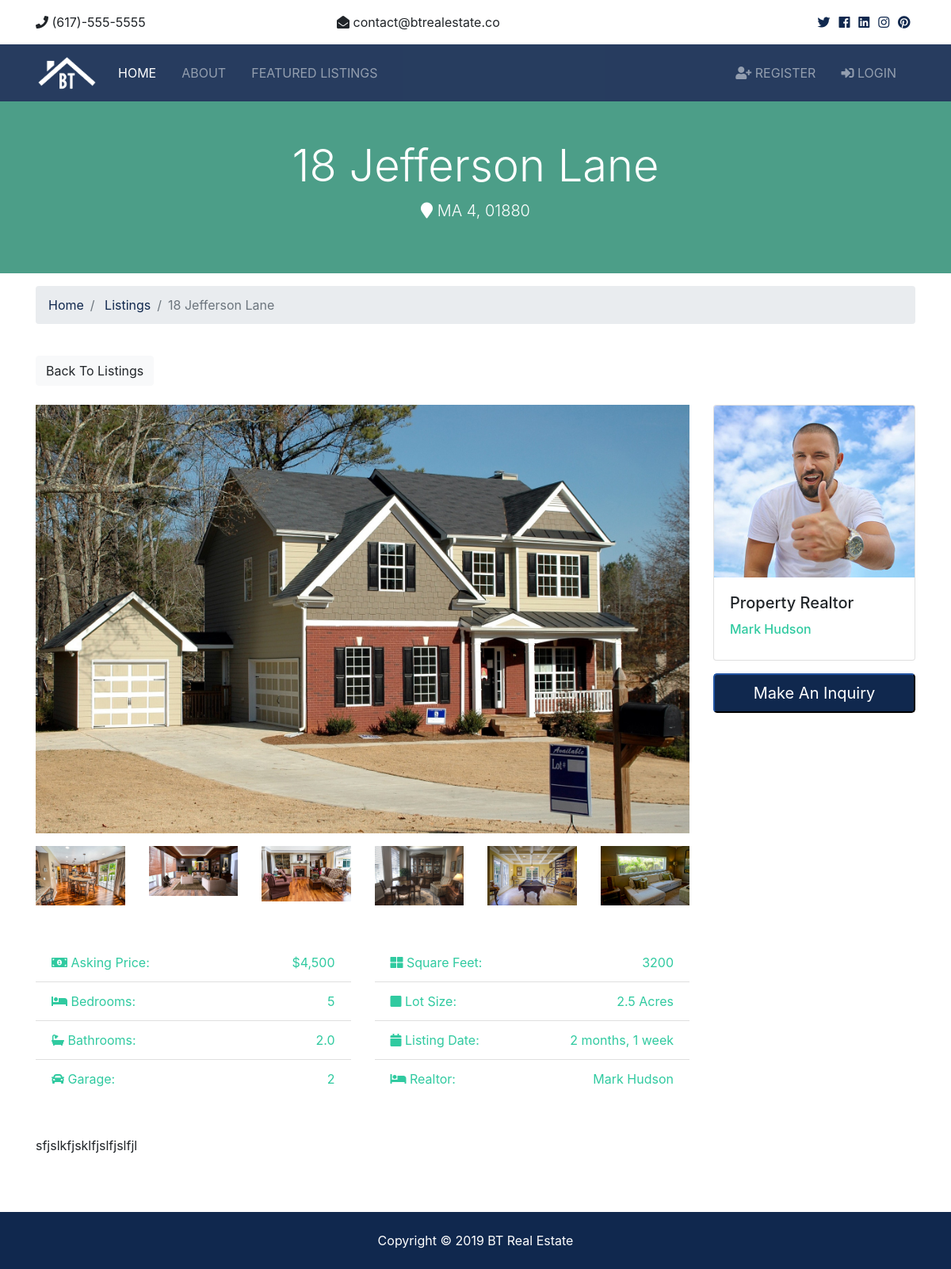
The app's page /listings/2 with its own data.
### listings/models.py (models this page shows, shortened)
class Listing(models.Model):
    realtor = models.ForeignKey(Realtor, on_delete=models.DO_NOTHING)
    title = models.CharField(max_length=200)
    address = models.CharField(max_length=200)
    city = models.CharField(max_length=100)
    state = models.CharField(max_length=100)
    zipcode = models.CharField(max_length=20)
    description = models.TextField(blank=True)
    price = models.IntegerField()
    bedrooms = models.IntegerField()
    bathrooms = models.DecimalField(max_digits=2, decimal_places=1)
    garage = models.IntegerField(default=0)
    sqft = models.IntegerField()
    lot_size = models.DecimalField(max_digits=5, decimal_places=1)
    photo_main = models.ImageField(upload_to='photos/%Y/%m/%d/')
    photo_1 = models.ImageField(upload_to='photos/%Y/%m/%d/', blank=True)
    photo_2 = models.ImageField(upload_to='photos/%Y/%m/%d/', blank=True)
    photo_3 = models.ImageField(upload_to='photos/%Y/%m/%d/', blank=True)
    photo_4 = models.ImageField(upload_to='photos/%Y/%m/%d/', blank=True)
    photo_5 = models.ImageField(upload_to='photos/%Y/%m/%d/', blank=True)
    photo_6 = models.ImageField(upload_to='photos/%Y/%m/%d/', blank=True)
    is_published = models.BooleanField(default=True)
    list_date = models.DateTimeField(default=datetime.now, blank=True)

### realtors/models.py (models this page shows)
class Realtor(models.Model):
    name = models.CharField(max_length=200)
    photo = models.ImageField(upload_to='photos/%Y/%m/%d/')
    description = models.TextField(blank=True)
    phone = models.CharField(max_length=20)
    email = models.CharField(max_length=50)
    is_mvp = models.BooleanField(default=False)
    hire_date = models.DateTimeField(default=datetime.now, blank=True)
    def __str__(self):
        return self.name

### listings/views.py (the view)
# urls.py: path('<listing_id>', views.listing, name='listing'),
def listing(request, listing_id):
    listing = get_object_or_404(Listing, pk=listing_id)
    context = {
        'listing': listing
    }
    return render(request, 'listings/listing.html', context)

### templates/listings/listing.html (shortened to what this page needs)
{% extends 'base.html' %}
{% load humanize %}
{% load static %}
{% block content %}
<section id="showcase-inner" class="py-5 text-white">
    <div class="container">
        <div class="row text-center">
            <div class="col-md-12">
                <h1 class="display-4">{{listing.title}}</h1>
                <p class="lead">
                    <i class="fas fa-map-marker"></i> {{ listing.city }} {{ listing.state }}, {{ listing.zipcode }}</p>
            </div>
        </div>
    </div>
</section>
<section id="bc" class="mt-3">
    <div class="container">
        <nav>
            <ol class="breadcrumb">
                <li class="breadcrumb-item">
                    <a href="{% url 'index' %}">Home</a>
                </li>
                <li class="breadcrumb-item">
                    <a href="{% url 'listings' %}">Listings</a>
                </li>
                <li class="breadcrumb-item active">{{listing.title}}</li>
            </ol>
        </nav>
    </div>
</section>
<section id="listing" class="py-4">
    <div class="container">
        <a href="{% url 'listings' %}" class="btn btn-light mb-4">Back To Listings</a>
        <div class="row">
            <div class="col-md-9">
                <img src="{{ listing.photo_main.url }}" alt="" class="img-main img-fluid mb-3">
                <div class="row mb-5 thumbs">
                    <div class="col-md-2">
                        <a href="{{ listing.photo_1.url }}" data-lightbox="home-images">
                            <img src="{{ listing.photo_1.url }}" alt="" class="img-fluid">
                        </a>
                    </div>
                    <div class="col-md-2">
                        <a href="{{ listing.photo_2.url }}" data-lightbox="home-images">
                            <img src="{{ listing.photo_2.url }}" alt="" class="img-fluid">
                        </a>
                    </div>
                    <div class="col-md-2">
                        <a href="{{ listing.photo_3.url }}" data-lightbox="home-images">
                            <img src="{{ listing.photo_3.url }}" alt="" class="img-fluid">
                        </a>
                    </div>
                    <div class="col-md-2">
                        <a href="{{ listing.photo_4.url }}" data-lightbox="home-images">
                            <img src="{{ listing.photo_4.url }}" alt="" class="img-fluid">
                        </a>
                    </div>
                    <div class="col-md-2">
                        <a href="{{ listing.photo_5.url }}" data-lightbox="home-images">
                            <img src="{{ listing.photo_5.url }}" alt="" class="img-fluid">
                        </a>
                    </div>
                    <div class="col-md-2">
                        <a href="{{ listing.photo_6.url }}" data-lightbox="home-images">
                            <img src="{{ listing.photo_6.url }}" alt="" class="img-fluid">
                        </a>
                    </div>
                </div>
                <div class="row mb-5 fields">
                    <div class="col-md-6">
                        <ul class="list-group list-group-flush">
                            <li class="list-group-item text-secondary">
                                <i class="fas fa-money-bill-alt"></i> Asking Price:
                                <span class="float-right">${{ listing.price | intcomma }}</span>
                            </li>
                            <li class="list-group-item text-secondary">
                                <i class="fas fa-bed"></i> Bedrooms:
                                <span class="float-right">{{listing.bedrooms}}</span>
                            </li>
                            <li class="list-group-item text-secondary">
                                <i class="fas fa-bath"></i> Bathrooms:
                                <span class="float-right">{{listing.bathrooms}}</span>
                            </li>
                            <li class="list-group-item text-secondary">
                                <i class="fas fa-car"></i> Garage:
                                <span class="float-right">{{listing.garage}}
                  </span>
                            </li>
                        </ul>
                    </div>
                    <div class="col-md-6">
                        <ul class="list-group list-group-flush">
                            <li class="list-group-item text-secondary">
                                <i class="fas fa-th-large"></i> Square Feet:
                                <span class="float-right">3200</span>
                            </li>
                            <li class="list-group-item text-secondary">
                                <i class="fas fa-square"></i> Lot Size:
                                <span class="float-right">2.5 Acres
                  </span>
                            </li>
                            <li class="list-group-item text-secondary">
                                <i class="fas fa-calendar"></i> Listing Date:
                                <span class="float-right">{{ listing.list_date | timesince }}</span>
                            </li>
                            <li class="list-group-item text-secondary">
                                <i class="fas fa-bed"></i> Realtor:
                                <span class="float-right">{{listing.realtor}}
                  </span>
                            </li>
                        </ul>
                    </div>
                </div>
                <div class="row mb-5">
                    <div class="col-md-12">
                        {{listing.description}}
                    </div>
                </div>
            </div>
            <div class="col-md-3">
                <div class="card mb-3">
                    <img class="card-img-top" src="{{ listing.realtor.photo.url }}" alt="Seller of the month">
                    <div class="card-body">
                        <h5 class="card-title">Property Realtor</h5>
                        <h6 class="text-secondary">{{listing.realtor}}</h6>
                    </div>
                </div>
                <button class="btn-primary btn-block btn-lg" data-toggle="modal" data-target="#inquiryModal">Make An
                    Inquiry
                </button>
            </div>
        </div>
    </div>
</section>
{% endblock %}

### newp/static/css/all.css (style rules this page uses)
.fa, .fas, .far, .fal, .fab { -moz-osx-font-smoothing: grayscale; -webkit-font-smoothing: antialiased; display: inline-block; font-style: normal; font-variant: normal; text-rendering: auto; line-height: 1; }
.fa-bath:before { content: "\f2cd"; }
.fa-bed:before { content: "\f236"; }
.fa-calendar:before { content: "\f133"; }
.fa-car:before { content: "\f1b9"; }
.fa-map-marker:before { content: "\f041"; }
.fa-money-bill-alt:before { content: "\f3d1"; }
.fa-square:before { content: "\f0c8"; }
.fa-th-large:before { content: "\f009"; }
.fa, .fas { font-family: 'Font Awesome 5 Free'; font-weight: 900; }

### newp/static/css/style.css (style rules this page uses)
img { width: 100%; }
#showcase-inner { background: url(../img/building.jpg) no-repeat top center fixed/cover; position: relative; overflow: hidden; min-height: 200px; }
#showcase-inner::before { content: ''; position: absolute; top: 0; left: 0; min-height: 100%; width: 100%; background: rgba(32, 134, 107, 0.8); }

### records on screen
Listing: title "18 Jefferson Lane", city "MA", state "4", zipcode "01880", photo_main (picture), photo_1 (picture), photo_2 (picture), photo_3 (picture), photo_4 (picture), photo_5 (picture), photo_6 (picture), price "4,500", bedrooms "5", bathrooms "2.0", garage "2", list_date "2 months, 1 week", realtor "Mark Hudson", description "sfjslkfjsklfjslfjslfjl", realtor.photo (picture)
